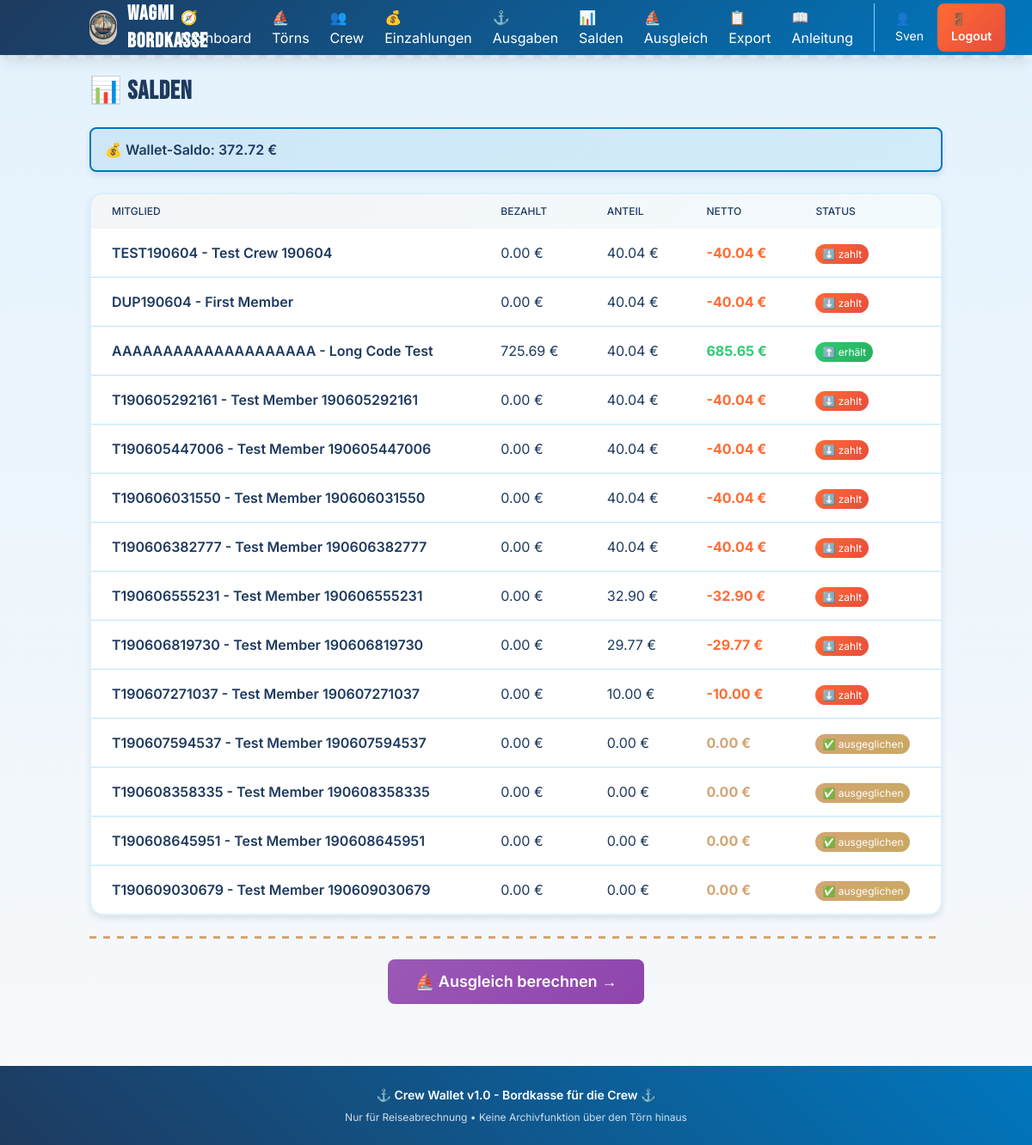
Screenshot of /balances (signed in) with the database file from the repository.
### models.py (models this page shows)
class CrewMember(Base):
    __tablename__ = "crew_members"
    __table_args__ = (
        UniqueConstraint('trip_id', 'code', name='uq_crew_trip_code'),
    )
    id = Column(Integer, primary_key=True, index=True)
    trip_id = Column(Integer, ForeignKey("trips.id"), nullable=False, index=True)
    code = Column(String(20), nullable=False, index=True)
    name = Column(String(100), nullable=False)
    iban_or_handle = Column(String(100), nullable=True)
    created_at = Column(DateTime, default=datetime.utcnow)
    trip = relationship("Trip", back_populates="crew_members")
    deposits = relationship("Deposit", back_populates="member", cascade="all, delete-orphan")
    paid_expenses = relationship("Expense", foreign_keys="Expense.payer_id", back_populates="payer")
    expense_participations = relationship("ExpenseParticipant", back_populates="member", cascade="all, delete-orphan")

### routers/balances.py (the view)
@router.get("/balances", response_class=HTMLResponse)
async def show_balances(request: Request, db: Session = Depends(get_db)):
    active_trip = TripService.get_active_trip(db)
    if not active_trip:
        return RedirectResponse(url="/trips", status_code=303)
    balances, _ = calculate_balances(db, active_trip.id)
    total_deposits = db.query(func.sum(Deposit.amount_eur)).filter(
        Deposit.trip_id == active_trip.id
    ).scalar() or 0.0
    wallet_expenses = db.query(func.sum(Expense.amount_eur)).filter(
        Expense.paid_from == PaidFromEnum.wallet,
        Expense.trip_id == active_trip.id
    ).scalar() or 0.0
    wallet_balance = total_deposits - wallet_expenses
    return templates.TemplateResponse("balances.html", {
        "request": request,
        "balances": balances,
        "wallet_balance": round(wallet_balance, 2)
    })

### templates/balances.html
{% extends "layout.html" %}
{% block content %}
<div class="space-y-6">
    <h1 class="text-3xl font-bold maritime-header" style="color: var(--navy-deep);">📊 Salden</h1>
    <div class="porthole-card px-4 py-3 rounded-lg" style="background: linear-gradient(135deg, rgba(0, 119, 190, 0.1) 0%, rgba(135, 206, 235, 0.2) 100%); border-color: var(--ocean-blue);">
        <p class="font-semibold" style="color: var(--navy-deep);">💰 Wallet-Saldo: {{ "%.2f"|format(wallet_balance) }} €</p>
    </div>
    <div class="bg-white porthole-card overflow-hidden">
        <div class="overflow-x-auto">
            <table class="min-w-full">
                <thead style="background: linear-gradient(135deg, rgba(30, 58, 95, 0.05) 0%, rgba(135, 206, 235, 0.1) 100%);">
                    <tr>
                        <th class="px-6 py-3 text-left text-xs font-medium uppercase" style="color: var(--navy-deep);">Mitglied</th>
                        <th class="px-6 py-3 text-left text-xs font-medium uppercase" style="color: var(--navy-deep);">Bezahlt</th>
                        <th class="px-6 py-3 text-left text-xs font-medium uppercase" style="color: var(--navy-deep);">Anteil</th>
                        <th class="px-6 py-3 text-left text-xs font-medium uppercase" style="color: var(--navy-deep);">Netto</th>
                        <th class="px-6 py-3 text-left text-xs font-medium uppercase" style="color: var(--navy-deep);">Status</th>
                    </tr>
                </thead>
                <tbody class="divide-y divide-sky-200">
                    {% for balance in balances %}
                    <tr>
                        <td class="px-6 py-4 whitespace-nowrap font-semibold" style="color: var(--navy-deep);">
                            {{ balance.member.code }} - {{ balance.member.name }}
                        </td>
                        <td class="px-6 py-4 whitespace-nowrap" style="color: var(--navy-deep);">{{ "%.2f"|format(balance.paid_total) }} €</td>
                        <td class="px-6 py-4 whitespace-nowrap" style="color: var(--navy-deep);">{{ "%.2f"|format(balance.share_owed) }} €</td>
                        <td class="px-6 py-4 whitespace-nowrap font-bold" style="color: {% if balance.net > 0 %}var(--sea-foam){% elif balance.net < 0 %}var(--coral){% else %}var(--sand){% endif %};">
                            {{ "%.2f"|format(balance.net) }} €
                        </td>
                        <td class="px-6 py-4 whitespace-nowrap">
                            <span class="px-2 py-1 text-xs rounded-full text-white"
                                style="background: {% if balance.status == 'receives' %}linear-gradient(135deg, var(--sea-foam) 0%, #27ae60 100%){% elif balance.status == 'pays' %}linear-gradient(135deg, var(--coral) 0%, #e74c3c 100%){% else %}linear-gradient(135deg, var(--sand) 0%, #c9a961 100%){% endif %}">
                                {% if balance.status == 'receives' %}⬆️ erhält
                                {% elif balance.status == 'pays' %}⬇️ zahlt
                                {% else %}✅ ausgeglichen{% endif %}
                            </span>
                        </td>
                    </tr>
                    {% endfor %}
                </tbody>
            </table>
        </div>
    </div>
    <div class="rope-divider"></div>
    <div class="flex justify-center">
        <a href="/settlement" class="text-white px-8 py-3 rounded-lg text-lg font-semibold transition touch-action" style="background: linear-gradient(135deg, #9b59b6 0%, #8e44ad 100%);">
            ⛵ Ausgleich berechnen →
        </a>
    </div>
</div>
{% endblock %}

### templates/layout.html (style rules this page uses)
:root { --navy-deep: #1e3a5f; --ocean-blue: #0077be; --sea-foam: #2ecc71; --coral: #ff6b35; --sand: #d4a574; --sky-blue: #87ceeb; --cream: #f8f9fa; }
body { font-family: 'Inter', sans-serif; background: linear-gradient(180deg, #e3f2fd 0%, #f8f9fa 100%); min-height: 100vh; }
.touch-action { touch-action: manipulation; }
.maritime-header { font-family: 'Bebas Neue', sans-serif; letter-spacing: 1px; }
.rope-divider { height: 3px; background: repeating-linear-gradient(90deg, var(--sand) 0px, var(--sand) 8px, transparent 8px, transparent 16px); margin: 1.5rem 0; }
.porthole-card { border-radius: 1rem; box-shadow: 0 4px 6px rgba(30, 58, 95, 0.1), inset 0 1px 0 rgba(255,255,255,0.1); border: 2px solid rgba(135, 206, 235, 0.3); }

### rows the page displays
CrewMember: member.code "TEST190604", member.name "Test Crew 190604"
CrewMember: member.code "DUP190604", member.name "First Member"
CrewMember: member.code "AAAAAAAAAAAAAAAAAAAA", member.name "Long Code Test"
CrewMember: member.code "T190605292161", member.name "Test Member 190605292161"
CrewMember: member.code "T190605447006", member.name "Test Member 190605447006"
CrewMember: member.code "T190606031550", member.name "Test Member 190606031550"
CrewMember: member.code "T190606382777", member.name "Test Member 190606382777"
CrewMember: member.code "T190606555231", member.name "Test Member 190606555231"
CrewMember: member.code "T190606819730", member.name "Test Member 190606819730"
CrewMember: member.code "T190607271037", member.name "Test Member 190607271037"
CrewMember: member.code "T190607594537", member.name "Test Member 190607594537"
CrewMember: member.code "T190608358335", member.name "Test Member 190608358335"
CrewMember: member.code "T190608645951", member.name "Test Member 190608645951"
CrewMember: member.code "T190609030679", member.name "Test Member 190609030679"

### other values shown
{{ request.session.get('username', 'User') }} "Sven"
{{ "%.2f"|format(wallet_balance) }} "372.72"
{{ "%.2f"|format(balance.paid_total) }} "0.00" "0.00" "725.69" "0.00" "0.00" "0.00" "0.00" "0.00" "0.00" "0.00" "0.00" "0.00" "0.00" "0.00"
{{ "%.2f"|format(balance.share_owed) }} "40.04" "40.04" "40.04" "40.04" "40.04" "40.04" "40.04" "32.90" "29.77" "10.00" "0.00" "0.00" "0.00" "0.00"
{{ "%.2f"|format(balance.net) }} "-40.04" "-40.04" "685.65" "-40.04" "-40.04" "-40.04" "-40.04" "-32.90" "-29.77" "-10.00" "0.00" "0.00" "0.00" "0.00"
